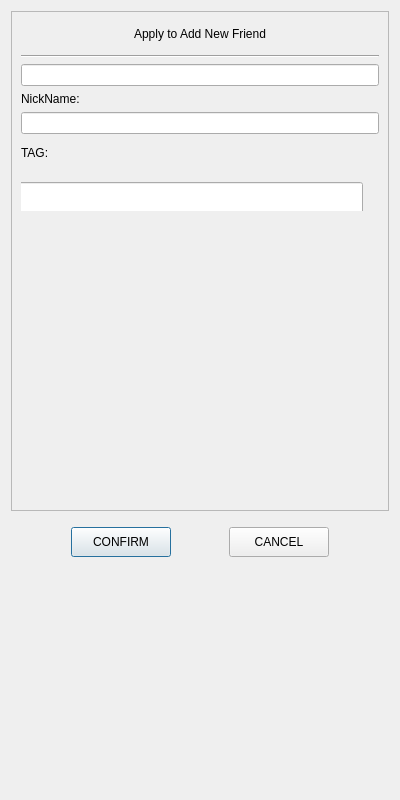
<?xml version="1.0" encoding="UTF-8"?>
<ui version="4.0">
 <class>AuthFriend</class>
 <widget class="QDialog" name="AuthFriend">
  <property name="geometry">
   <rect>
    <x>0</x>
    <y>0</y>
    <width>400</width>
    <height>800</height>
   </rect>
  </property>
  <property name="windowTitle">
   <string>Dialog</string>
  </property>
  <layout class="QVBoxLayout" name="verticalLayout">
   <item>
    <widget class="QScrollArea" name="scrollArea">
     <property name="minimumSize">
      <size>
       <width>0</width>
       <height>500</height>
      </size>
     </property>
     <property name="widgetResizable">
      <bool>true</bool>
     </property>
     <widget class="QWidget" name="scrollContent">
      <property name="geometry">
       <rect>
        <x>0</x>
        <y>0</y>
        <width>376</width>
        <height>498</height>
       </rect>
      </property>
      <layout class="QVBoxLayout" name="verticalLayout_2">
       <property name="spacing">
        <number>0</number>
       </property>
       <property name="leftMargin">
        <number>0</number>
       </property>
       <property name="rightMargin">
        <number>0</number>
       </property>
       <item>
        <widget class="QLabel" name="apply_lb">
         <property name="minimumSize">
          <size>
           <width>0</width>
           <height>25</height>
          </size>
         </property>
         <property name="maximumSize">
          <size>
           <width>16777215</width>
           <height>25</height>
          </size>
         </property>
         <property name="text">
          <string>Apply to Add New Friend</string>
         </property>
         <property name="alignment">
          <set>Qt::AlignmentFlag::AlignCenter</set>
         </property>
        </widget>
       </item>
       <item>
        <widget class="QWidget" name="apply_wid" native="true">
         <layout class="QVBoxLayout" name="verticalLayout_3">
          <item>
           <widget class="Line" name="line">
            <property name="orientation">
             <enum>Qt::Orientation::Horizontal</enum>
            </property>
           </widget>
          </item>
          <item>
           <widget class="CustomizeEdit" name="name_edit">
            <property name="maximumSize">
             <size>
              <width>16777215</width>
              <height>35</height>
             </size>
            </property>
           </widget>
          </item>
          <item>
           <widget class="QLabel" name="nick_label">
            <property name="maximumSize">
             <size>
              <width>16777215</width>
              <height>25</height>
             </size>
            </property>
            <property name="text">
             <string>NickName:</string>
            </property>
           </widget>
          </item>
          <item>
           <widget class="CustomizeEdit" name="nick_edit">
            <property name="maximumSize">
             <size>
              <width>16777215</width>
              <height>35</height>
             </size>
            </property>
           </widget>
          </item>
          <item>
           <widget class="QLabel" name="label_3">
            <property name="minimumSize">
             <size>
              <width>0</width>
              <height>25</height>
             </size>
            </property>
            <property name="maximumSize">
             <size>
              <width>16777215</width>
              <height>25</height>
             </size>
            </property>
            <property name="text">
             <string>TAG:</string>
            </property>
           </widget>
          </item>
          <item>
           <widget class="QWidget" name="lb_group_wid" native="true">
            <property name="minimumSize">
             <size>
              <width>0</width>
              <height>50</height>
             </size>
            </property>
            <property name="maximumSize">
             <size>
              <width>16777215</width>
              <height>16777215</height>
             </size>
            </property>
            <layout class="QVBoxLayout" name="verticalLayout_4">
             <property name="spacing">
              <number>0</number>
             </property>
             <property name="leftMargin">
              <number>0</number>
             </property>
             <property name="topMargin">
              <number>0</number>
             </property>
             <property name="rightMargin">
              <number>0</number>
             </property>
             <property name="bottomMargin">
              <number>0</number>
             </property>
             <item>
              <widget class="QWidget" name="grid_wid" native="true">
               <property name="minimumSize">
                <size>
                 <width>0</width>
                 <height>40</height>
                </size>
               </property>
               <property name="maximumSize">
                <size>
                 <width>16777215</width>
                 <height>16777215</height>
                </size>
               </property>
               <widget class="CustomizeEdit" name="lb_edit">
                <property name="geometry">
                 <rect>
                  <x>-9</x>
                  <y>11</y>
                  <width>351</width>
                  <height>35</height>
                 </rect>
                </property>
                <property name="minimumSize">
                 <size>
                  <width>0</width>
                  <height>35</height>
                 </size>
                </property>
                <property name="maximumSize">
                 <size>
                  <width>16777215</width>
                  <height>35</height>
                 </size>
                </property>
               </widget>
              </widget>
             </item>
             <item>
              <widget class="QWidget" name="input_wid" native="true">
               <property name="minimumSize">
                <size>
                 <width>0</width>
                 <height>40</height>
                </size>
               </property>
               <property name="maximumSize">
                <size>
                 <width>16777215</width>
                 <height>40</height>
                </size>
               </property>
               <layout class="QVBoxLayout" name="verticalLayout_5">
                <property name="spacing">
                 <number>0</number>
                </property>
                <property name="leftMargin">
                 <number>0</number>
                </property>
                <property name="topMargin">
                 <number>0</number>
                </property>
                <property name="rightMargin">
                 <number>0</number>
                </property>
                <property name="bottomMargin">
                 <number>0</number>
                </property>
                <item>
                 <widget class="ClickedOnceLabel" name="tip_lb">
                  <property name="text">
                   <string/>
                  </property>
                 </widget>
                </item>
               </layout>
              </widget>
             </item>
            </layout>
           </widget>
          </item>
          <item>
           <widget class="QWidget" name="widget" native="true">
            <property name="minimumSize">
             <size>
              <width>0</width>
              <height>60</height>
             </size>
            </property>
            <layout class="QHBoxLayout" name="horizontalLayout_2">
             <property name="leftMargin">
              <number>0</number>
             </property>
             <property name="topMargin">
              <number>0</number>
             </property>
             <property name="rightMargin">
              <number>0</number>
             </property>
             <property name="bottomMargin">
              <number>0</number>
             </property>
             <item>
              <widget class="QWidget" name="lb_list" native="true">
               <property name="minimumSize">
                <size>
                 <width>287</width>
                 <height>50</height>
                </size>
               </property>
               <property name="maximumSize">
                <size>
                 <width>287</width>
                 <height>16777215</height>
                </size>
               </property>
              </widget>
             </item>
             <item>
              <widget class="QWidget" name="more_lb_wid" native="true">
               <layout class="QVBoxLayout" name="verticalLayout_6">
                <item>
                 <spacer name="verticalSpacer_3">
                  <property name="orientation">
                   <enum>Qt::Orientation::Vertical</enum>
                  </property>
                  <property name="sizeHint" stdset="0">
                   <size>
                    <width>20</width>
                    <height>40</height>
                   </size>
                  </property>
                 </spacer>
                </item>
                <item>
                 <widget class="ClickedOnceLabel" name="more_lb">
                  <property name="minimumSize">
                   <size>
                    <width>25</width>
                    <height>25</height>
                   </size>
                  </property>
                  <property name="maximumSize">
                   <size>
                    <width>25</width>
                    <height>25</height>
                   </size>
                  </property>
                  <property name="text">
                   <string/>
                  </property>
                 </widget>
                </item>
                <item>
                 <spacer name="verticalSpacer_4">
                  <property name="orientation">
                   <enum>Qt::Orientation::Vertical</enum>
                  </property>
                  <property name="sizeHint" stdset="0">
                   <size>
                    <width>20</width>
                    <height>40</height>
                   </size>
                  </property>
                 </spacer>
                </item>
               </layout>
              </widget>
             </item>
            </layout>
           </widget>
          </item>
         </layout>
        </widget>
       </item>
      </layout>
     </widget>
    </widget>
   </item>
   <item>
    <widget class="QWidget" name="apply_sure_wid" native="true">
     <property name="minimumSize">
      <size>
       <width>0</width>
       <height>50</height>
      </size>
     </property>
     <layout class="QHBoxLayout" name="horizontalLayout">
      <item>
       <spacer name="horizontalSpacer">
        <property name="orientation">
         <enum>Qt::Orientation::Horizontal</enum>
        </property>
        <property name="sizeHint" stdset="0">
         <size>
          <width>40</width>
          <height>20</height>
         </size>
        </property>
       </spacer>
      </item>
      <item>
       <widget class="ClickedButton" name="sure_btn">
        <property name="minimumSize">
         <size>
          <width>100</width>
          <height>30</height>
         </size>
        </property>
        <property name="text">
         <string>CONFIRM</string>
        </property>
       </widget>
      </item>
      <item>
       <spacer name="horizontalSpacer_3">
        <property name="orientation">
         <enum>Qt::Orientation::Horizontal</enum>
        </property>
        <property name="sizeHint" stdset="0">
         <size>
          <width>40</width>
          <height>20</height>
         </size>
        </property>
       </spacer>
      </item>
      <item>
       <widget class="ClickedButton" name="cancel_btn">
        <property name="minimumSize">
         <size>
          <width>100</width>
          <height>30</height>
         </size>
        </property>
        <property name="text">
         <string>CANCEL</string>
        </property>
       </widget>
      </item>
      <item>
       <spacer name="horizontalSpacer_2">
        <property name="orientation">
         <enum>Qt::Orientation::Horizontal</enum>
        </property>
        <property name="sizeHint" stdset="0">
         <size>
          <width>40</width>
          <height>20</height>
         </size>
        </property>
       </spacer>
      </item>
     </layout>
    </widget>
   </item>
   <item>
    <spacer name="verticalSpacer">
     <property name="orientation">
      <enum>Qt::Orientation::Vertical</enum>
     </property>
     <property name="sizeHint" stdset="0">
      <size>
       <width>20</width>
       <height>188</height>
      </size>
     </property>
    </spacer>
   </item>
   <item>
    <spacer name="verticalSpacer_2">
     <property name="orientation">
      <enum>Qt::Orientation::Vertical</enum>
     </property>
     <property name="sizeType">
      <enum>QSizePolicy::Policy::Fixed</enum>
     </property>
     <property name="sizeHint" stdset="0">
      <size>
       <width>20</width>
       <height>13</height>
      </size>
     </property>
    </spacer>
   </item>
  </layout>
 </widget>
 <customwidgets>
  <customwidget>
   <class>ClickedButton</class>
   <extends>QPushButton</extends>
   <header>clickedbutton.h</header>
  </customwidget>
  <customwidget>
   <class>CustomizeEdit</class>
   <extends>QLineEdit</extends>
   <header>customizeedit.h</header>
  </customwidget>
  <customwidget>
   <class>ClickedOnceLabel</class>
   <extends>QLabel</extends>
   <header>clickedoncelabel.h</header>
  </customwidget>
 </customwidgets>
 <resources/>
 <connections/>
</ui>
